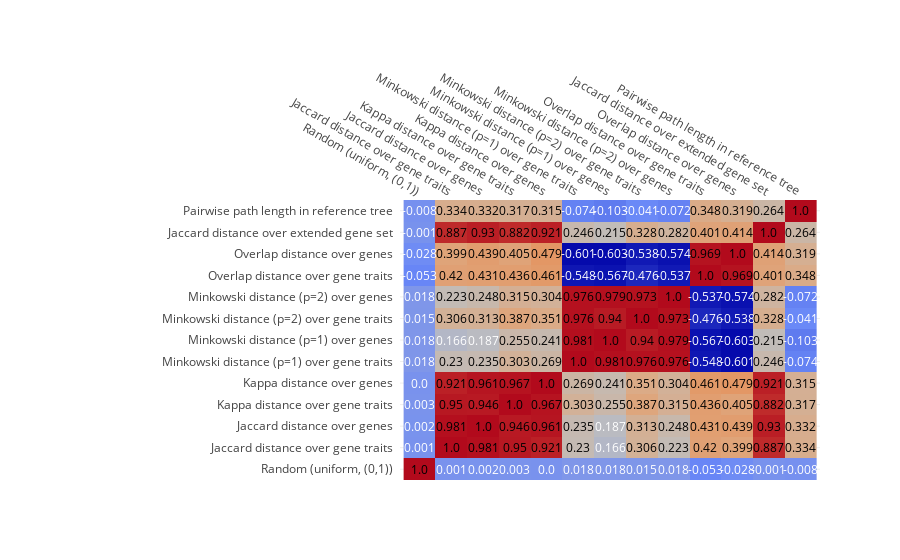
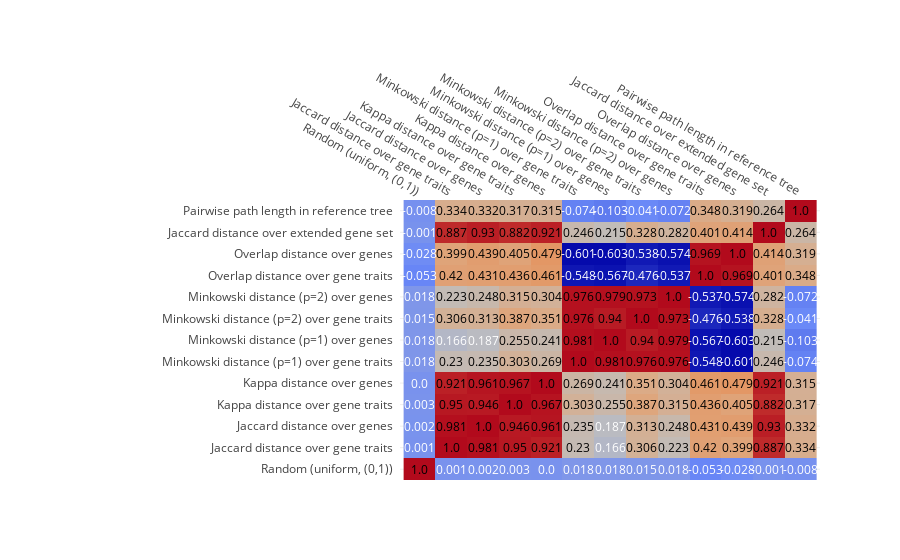

The code cell stored with these charts, in order, in its notebook:
### Code cell
print(RenderTree(gsd.gene_sets.load_tree("evaluation_data/reactome/R-HSA-1474290/tree.json")))
print("Pearson correlations:")
iplot(create_heatmap(extract_score_df("R-HSA-1474290", "pearson")))
print("Spearman correlations:")
iplot(create_heatmap(extract_score_df("R-HSA-1474290", "spearman")))
